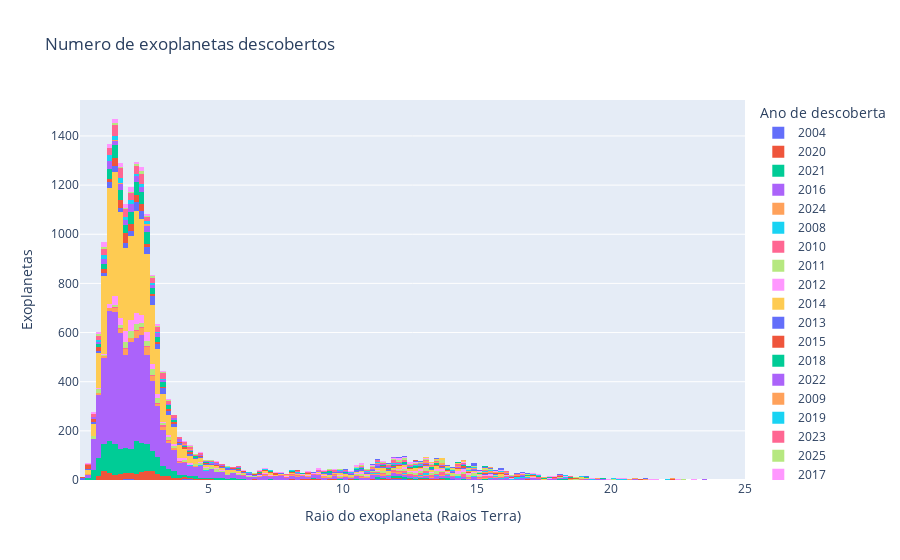

Write notebook code for a chart like this one.
### Code cell
# histograma separado por ano de descoberta
title ='Numero de exoplanetas descobertos'
labels = {
    'pl_rade':'Raio do exoplaneta (Raios Terra)',
    'disc_year':'Ano de descoberta'
}
fig = px.histogram(df_exopl[df_exopl['pl_rade'] < 25], 
                    x='pl_rade', 
                    color='disc_year',
                    title=title,
                    labels=labels,)
fig.update_layout(yaxis_title = 'Exoplanetas')
fig.show()

### Figure 1 — Plotly figure (JSON) as saved in the notebook; plotly's stock layout.template omitted (floating-point values rounded to 4 significant figures; data arrays with more than 128 entries replaced by an {"elided": "..."} marker saying what was removed)
{"data": [{"bingroup": "x", "hovertemplate": "Ano de descoberta=2004<br>Raio do exoplaneta (Raios Terra)=%{x}<br>count=%{y}<extra></extra>", "legendgroup": "2004", "marker": {"color": "#636efa", "pattern": {"shape": ""}}, "name": "2004", "orientation": "v", "showlegend": true, "type": "histogram", "x": [1.947, 2.0, 2.023, 2.08, 1.856, 2.173, 1.875, 1.897, 1.91, 4.2, 4.091, 4.26, 4.222, 3.96, 4.1, 4.17, 3.812, 4.191, 4.04, 19.28, 14.01, 11.84, 17.02, 13.9, 14.01, 13.67, 10.33, 11.78, 11.78, 11.96, 12.07, 11.33, 11.27, 11.21, 11.42, 18.22, 12.2, 12.22, 12.25, 12.25, 12.22, 12.11, 12.45, 12.89, 13.78, 14.01, 13.45, 16.03, 13.23, 13.45, 12.67, 12.32, 11.96, 12.75, 12.12, 11.96, 12.11], "xaxis": "x", "yaxis": "y"}, {"bingroup": "x", "hovertemplate": "Ano de descoberta=2020<br>Raio do exoplaneta (Raios Terra)=%{x}<br>count=%{y}<extra></extra>", "legendgroup": "2020", "marker": {"color": "#EF553B", "pattern": {"shape": ""}}, "name": "2020", "orientation": "v", "showlegend": true, "type": "histogram", "x": {"elided": "520 float values"}, "xaxis": "x", "yaxis": "y"}, {"bingroup": "x", "hovertemplate": "Ano de descoberta=2021<br>Raio do exoplaneta (Raios Terra)=%{x}<br>count=%{y}<extra></extra>", "legendgroup": "2021", "marker": {"color": "#00cc96", "pattern": {"shape": ""}}, "name": "2021", "orientation": "v", "showlegend": true, "type": "histogram", "x": {"elided": "1597 float values"}, "xaxis": "x", "yaxis": "y"}, {"bingroup": "x", "hovertemplate": "Ano de descoberta=2016<br>Raio do exoplaneta (Raios Terra)=%{x}<br>count=%{y}<extra></extra>", "legendgroup": "2016", "marker": {"color": "#ab63fa", "pattern": {"shape": ""}}, "name": "2016", "orientation": "v", "showlegend": true, "type": "histogram", "x": {"elided": "6026 float values"}, "xaxis": "x", "yaxis": "y"}, {"bingroup": "x", "hovertemplate": "Ano de descoberta=2024<br>Raio do exoplaneta (Raios Terra)=%{x}<br>count=%{y}<extra></extra>", "legendgroup": "2024", "marker": {"color": "#FFA15A", "pattern": {"shape": ""}}, "name": "2024", "orientation": "v", "showlegend": true, "type": "histogram", "x": {"elided": "403 float values"}, "xaxis": "x", "yaxis": "y"}, {"bingroup": "x", "hovertemplate": "Ano de descoberta=2008<br>Raio do exoplaneta (Raios Terra)=%{x}<br>count=%{y}<extra></extra>", "legendgroup": "2008", "marker": {"color": "#19d3f3", "pattern": {"shape": ""}}, "name": "2008", "orientation": "v", "showlegend": true, "type": "histogram", "x": [16.59, 17.39, 20.59, 19.22, 16.7, 15.92, 16.92, 16.42, 15.85, 16.48, 16.37, 16.43, 16.43, 16.53, 11.14, 11.32, 11.32, 11.62, 13.34, 13.44, 13.34, 13.0, 4.45, 4.68, 5.292, 4.84, 4.73, 4.71, 4.82, 4.82, 4.36, 4.901, 17.98, 16.71, 15.04, 16.39, 22.3, 15.28, 16.05, 16.93, 16.93, 16.42, 15.91, 16.1, 16.25, 16.81, 15.69, 16.81, 14.23, 15.61, 15.47, 15.69, 15.69, 15.85, 15.69, 13.0, 13.0, 13.0, 18.09, 18.05, 18.3, 12.66, 11.96, 12.3, 11.96, 12.11, 14.35, 11.1, 12.44, 11.47, 11.1, 11.27, 10.2, 21.3, 22.03, 20.85, 20.46, 20.46, 21.71, 20.39, 20.4, 22.62, 20.1, 19.39, 13.9, 15.47, 18.3, 14.36, 14.29, 13.69, 14.36, 12.96, 13.08, 13.17, 13.13, 12.78, 13.17, 12.18, 13.05, 12.22, 14.91, 11.99, 13.09, 15.4, 10.26, 15.28, 12.89, 12.21, 11.77, 12.43, 12.78, 12.43], "xaxis": "x", "yaxis": "y"}, {"bingroup": "x", "hovertemplate": "Ano de descoberta=2010<br>Raio do exoplaneta (Raios Terra)=%{x}<br>count=%{y}<extra></extra>", "legendgroup": "2010", "marker": {"color": "#FF6692", "pattern": {"shape": ""}}, "name": "2010", "orientation": "v", "showlegend": true, "type": "histogram", "x": {"elided": "265 float values"}, "xaxis": "x", "yaxis": "y"}, {"bingroup": "x", "hovertemplate": "Ano de descoberta=2011<br>Raio do exoplaneta (Raios Terra)=%{x}<br>count=%{y}<extra></extra>", "legendgroup": "2011", "marker": {"color": "#B6E880", "pattern": {"shape": ""}}, "name": "2011", "orientation": "v", "showlegend": true, "type": "histogram", "x": {"elided": "548 float values"}, "xaxis": "x", "yaxis": "y"}, {"bingroup": "x", "hovertemplate": "Ano de descoberta=2012<br>Raio do exoplaneta (Raios Terra)=%{x}<br>count=%{y}<extra></extra>", "legendgroup": "2012", "marker": {"color": "#FF97FF", "pattern": {"shape": ""}}, "name": "2012", "orientation": "v", "showlegend": true, "type": "histogram", "x": {"elided": "608 float values"}, "xaxis": "x", "yaxis": "y"}, {"bingroup": "x", "hovertemplate": "Ano de descoberta=2014<br>Raio do exoplaneta (Raios Terra)=%{x}<br>count=%{y}<extra></extra>", "legendgroup": "2014", "marker": {"color": "#FECB52", "pattern": {"shape": ""}}, "name": "2014", "orientation": "v", "showlegend": true, "type": "histogram", "x": {"elided": "4897 float values"}, "xaxis": "x", "yaxis": "y"}, {"bingroup": "x", "hovertemplate": "Ano de descoberta=2013<br>Raio do exoplaneta (Raios Terra)=%{x}<br>count=%{y}<extra></extra>", "legendgroup": "2013", "marker": {"color": "#636efa", "pattern": {"shape": ""}}, "name": "2013", "orientation": "v", "showlegend": true, "type": "histogram", "x": {"elided": "526 float values"}, "xaxis": "x", "yaxis": "y"}, {"bingroup": "x", "hovertemplate": "Ano de descoberta=2015<br>Raio do exoplaneta (Raios Terra)=%{x}<br>count=%{y}<extra></extra>", "legendgroup": "2015", "marker": {"color": "#EF553B", "pattern": {"shape": ""}}, "name": "2015", "orientation": "v", "showlegend": true, "type": "histogram", "x": {"elided": "494 float values"}, "xaxis": "x", "yaxis": "y"}, {"bingroup": "x", "hovertemplate": "Ano de descoberta=2018<br>Raio do exoplaneta (Raios Terra)=%{x}<br>count=%{y}<extra></extra>", "legendgroup": "2018", "marker": {"color": "#00cc96", "pattern": {"shape": ""}}, "name": "2018", "orientation": "v", "showlegend": true, "type": "histogram", "x": {"elided": "669 float values"}, "xaxis": "x", "yaxis": "y"}, {"bingroup": "x", "hovertemplate": "Ano de descoberta=2022<br>Raio do exoplaneta (Raios Terra)=%{x}<br>count=%{y}<extra></extra>", "legendgroup": "2022", "marker": {"color": "#ab63fa", "pattern": {"shape": ""}}, "name": "2022", "orientation": "v", "showlegend": true, "type": "histogram", "x": {"elided": "420 float values"}, "xaxis": "x", "yaxis": "y"}, {"bingroup": "x", "hovertemplate": "Ano de descoberta=2009<br>Raio do exoplaneta (Raios Terra)=%{x}<br>count=%{y}<extra></extra>", "legendgroup": "2009", "marker": {"color": "#FFA15A", "pattern": {"shape": ""}}, "name": "2009", "orientation": "v", "showlegend": true, "type": "histogram", "x": [13.25, 15.56, 18.38, 14.08, 15.56, 13.07, 13.28, 13.07, 1.861, 1.58, 1.585, 1.681, 1.528, 1.68, 11.77, 11.95, 11.62, 2.847, 2.733, 2.64, 2.678, 2.65, 2.74, 2.742, 2.61, 2.27, 10.75, 10.75, 10.76, 11.1, 10.3, 10.64, 16.78, 16.67, 14.36, 14.26, 16.67, 14.36, 4.14, 4.155, 4.002, 3.72, 4.076, 4.13, 4.125, 4.23, 15.28, 17.4, 15.98, 14.92, 15.23, 16.04, 16.04, 15.45, 13.56, 15.22, 13.41, 14.83, 13.1, 11.07, 13.38, 14.62, 13.06, 13.1, 13.1, 13.32, 17.48, 18.48, 16.66, 18.18, 17.29, 17.96, 16.57, 17.59, 18.18, 18.48, 16.1, 13.67, 15.57, 16.25, 17.13, 15.77, 16.01, 15.78, 15.46, 15.8, 16.01, 14.94, 11.3, 11.86, 13.67, 11.3, 13.65, 20.96, 22.26, 19.5, 19.58, 22.32, 21.23, 21.19, 22.32, 21.66, 13.9, 13.04, 14.6, 15.34, 12.4, 13.35, 13.06, 12.98, 13.45, 14.2, 15.54, 15.86, 14.68, 15.42, 15.6, 15.64, 15.8, 16.41, 12.54, 13.72, 13.72, 11.55, 13.67, 12.74, 13.79], "xaxis": "x", "yaxis": "y"}, {"bingroup": "x", "hovertemplate": "Ano de descoberta=2019<br>Raio do exoplaneta (Raios Terra)=%{x}<br>count=%{y}<extra></extra>", "legendgroup": "2019", "marker": {"color": "#19d3f3", "pattern": {"shape": ""}}, "name": "2019", "orientation": "v", "showlegend": true, "type": "histogram", "x": {"elided": "279 float values"}, "xaxis": "x", "yaxis": "y"}, {"bingroup": "x", "hovertemplate": "Ano de descoberta=2023<br>Raio do exoplaneta (Raios Terra)=%{x}<br>count=%{y}<extra></extra>", "legendgroup": "2023", "marker": {"color": "#FF6692", "pattern": {"shape": ""}}, "name": "2023", "orientation": "v", "showlegend": true, "type": "histogram", "x": {"elided": "625 float values"}, "xaxis": "x", "yaxis": "y"}, {"bingroup": "x", "hovertemplate": "Ano de descoberta=2025<br>Raio do exoplaneta (Raios Terra)=%{x}<br>count=%{y}<extra></extra>", "legendgroup": "2025", "marker": {"color": "#B6E880", "pattern": {"shape": ""}}, "name": "2025", "orientation": "v", "showlegend": true, "type": "histogram", "x": {"elided": "232 float values"}, "xaxis": "x", "yaxis": "y"}, {"bingroup": "x", "hovertemplate": "Ano de descoberta=2017<br>Raio do exoplaneta (Raios Terra)=%{x}<br>count=%{y}<extra></extra>", "legendgroup": "2017", "marker": {"color": "#FF97FF", "pattern": {"shape": ""}}, "name": "2017", "orientation": "v", "showlegend": true, "type": "histogram", "x": {"elided": "324 float values"}, "xaxis": "x", "yaxis": "y"}, {"bingroup": "x", "hovertemplate": "Ano de descoberta=2006<br>Raio do exoplaneta (Raios Terra)=%{x}<br>count=%{y}<extra></extra>", "legendgroup": "2006", "marker": {"color": "#FECB52", "pattern": {"shape": ""}}, "name": "2006", "orientation": "v", "showlegend": true, "type": "histogram", "x": [13.92, 14.78, 13.92, 13.73, 13.64, 15.24, 14.78, 14.53, 14.8, 12.67, 9.079, 14.4, 13.02, 13.1, 13.37, 14.13, 13.78, 13.12, 13.33, 12.85, 13.77, 13.72, 13.31, 13.04, 13.9, 14.26, 13.72, 13.7, 13.67, 13.98, 15.24, 14.14, 13.96, 13.52, 13.52, 13.56, 13.84, 13.52, 15.02, 14.57, 12.78], "xaxis": "x", "yaxis": "y"}, {"bingroup": "x", "hovertemplate": "Ano de descoberta=2007<br>Raio do exoplaneta (Raios Terra)=%{x}<br>count=%{y}<extra></extra>", "legendgroup": "2007", "marker": {"color": "#636efa", "pattern": {"shape": ""}}, "name": "2007", "orientation": "v", "showlegend": true, "type": "histogram", "x": [10.66, 13.26, 12.3, 11.24, 12.97, 11.01, 12.97, 13.45, 13.34, 9.976, 10.08, 10.54, 9.27, 10.04, 10.61, 10.08, 10.21, 9.976, 14.93, 14.28, 14.28, 15.32, 14.99, 14.24, 15.16, 14.06, 13.56, 13.94, 14.06, 13.57, 14.12, 14.91, 14.91, 14.91, 16.59, 15.64, 15.4, 12.33, 12.27, 11.94, 1.094, 11.43, 13.14, 12.18, 9.976, 16.48, 12.67, 14.15, 15.24, 14.97, 14.68, 16.76, 14.71, 14.52, 14.8, 14.98, 14.63, 20.16, 21.2, 18.05, 19.63, 20.6, 19.45, 19.12, 20.29, 19.99, 17.7, 21.63, 16.97, 16.97, 16.74, 16.63, 16.62, 16.24, 16.97, 11.69, 11.92, 12.0, 10.71, 11.63, 12.52, 12.0, 12.07, 12.01, 12.12, 15.69, 16.3, 15.87, 14.5, 16.4, 15.52, 15.87, 15.92, 14.68, 14.85, 15.12, 14.81, 15.64, 15.03, 15.21, 15.84, 14.91, 15.37, 14.91, 14.91, 15.52, 15.29, 11.02, 11.42, 11.12, 11.42, 11.16, 13.12, 11.03, 11.13, 13.64, 21.86, 15.8, 16.41, 13.99, 13.64], "xaxis": "x", "yaxis": "y"}, {"bingroup": "x", "hovertemplate": "Ano de descoberta=2005<br>Raio do exoplaneta (Raios Terra)=%{x}<br>count=%{y}<extra></extra>", "legendgroup": "2005", "marker": {"color": "#EF553B", "pattern": {"shape": ""}}, "name": "2005", "orientation": "v", "showlegend": true, "type": "histogram", "x": [12.06, 12.55, 12.78, 12.73, 13.14, 12.78, 7.331, 9.09, 8.333, 9.113, 8.127, 6.837, 8.295, 12.54, 12.67, 12.9, 13.3, 12.3, 12.76, 14.12, 12.78, 12.76, 12.31], "xaxis": "x", "yaxis": "y"}, {"bingroup": "x", "hovertemplate": "Ano de descoberta=1999<br>Raio do exoplaneta (Raios Terra)=%{x}<br>count=%{y}<extra></extra>", "legendgroup": "1999", "marker": {"color": "#00cc96", "pattern": {"shape": ""}}, "name": "1999", "orientation": "v", "showlegend": true, "type": "histogram", "x": [15.23, 15.7, 15.24, 15.47, 15.92, 15.23, 14.24, 15.58, 14.8, 16.38], "xaxis": "x", "yaxis": "y"}, {"bingroup": "x", "hovertemplate": "Ano de descoberta=2001<br>Raio do exoplaneta (Raios Terra)=%{x}<br>count=%{y}<extra></extra>", "legendgroup": "2001", "marker": {"color": "#ab63fa", "pattern": {"shape": ""}}, "name": "2001", "orientation": "v", "showlegend": true, "type": "histogram", "x": [10.98, 11.24, 11.99], "xaxis": "x", "yaxis": "y"}, {"bingroup": "x", "hovertemplate": "Ano de descoberta=2002<br>Raio do exoplaneta (Raios Terra)=%{x}<br>count=%{y}<extra></extra>", "legendgroup": "2002", "marker": {"color": "#FFA15A", "pattern": {"shape": ""}}, "name": "2002", "orientation": "v", "showlegend": true, "type": "histogram", "x": [14.57, 15.45, 13.45, 19.44, 15.28, 15.28, 14.57, 13.97], "xaxis": "x", "yaxis": "y"}], "layout": {"barmode": "relative", "legend": {"title": {"text": "Ano de descoberta"}, "tracegroupgap": 0}, "title": {"text": "Numero de exoplanetas descobertos"}, "xaxis": {"anchor": "y", "domain": [0, 1], "title": {"text": "Raio do exoplaneta (Raios Terra)"}}, "yaxis": {"anchor": "x", "domain": [0, 1], "title": {"text": "Exoplanetas"}}}}
